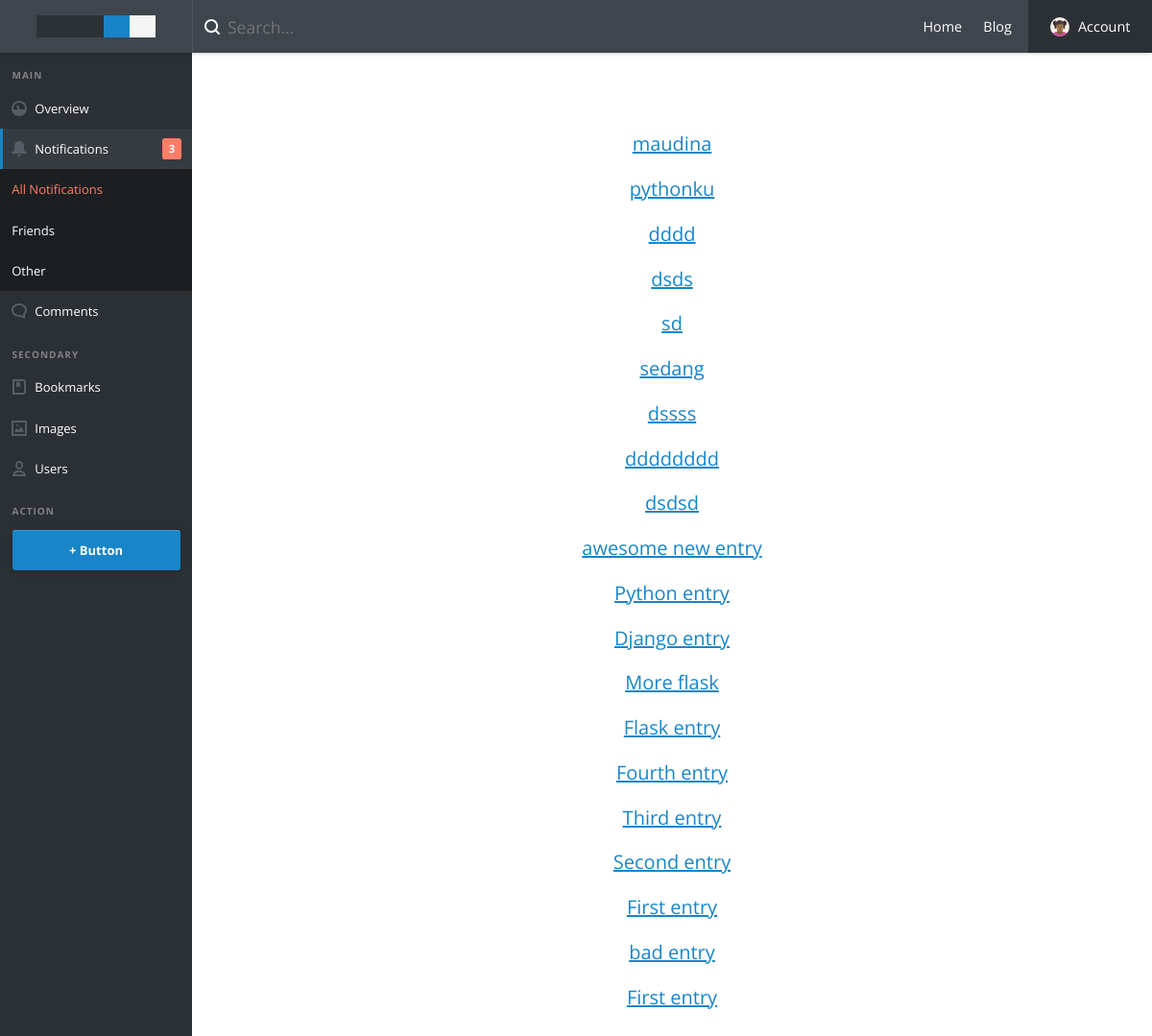
/entries/, run on an earlier commit of the app's database.
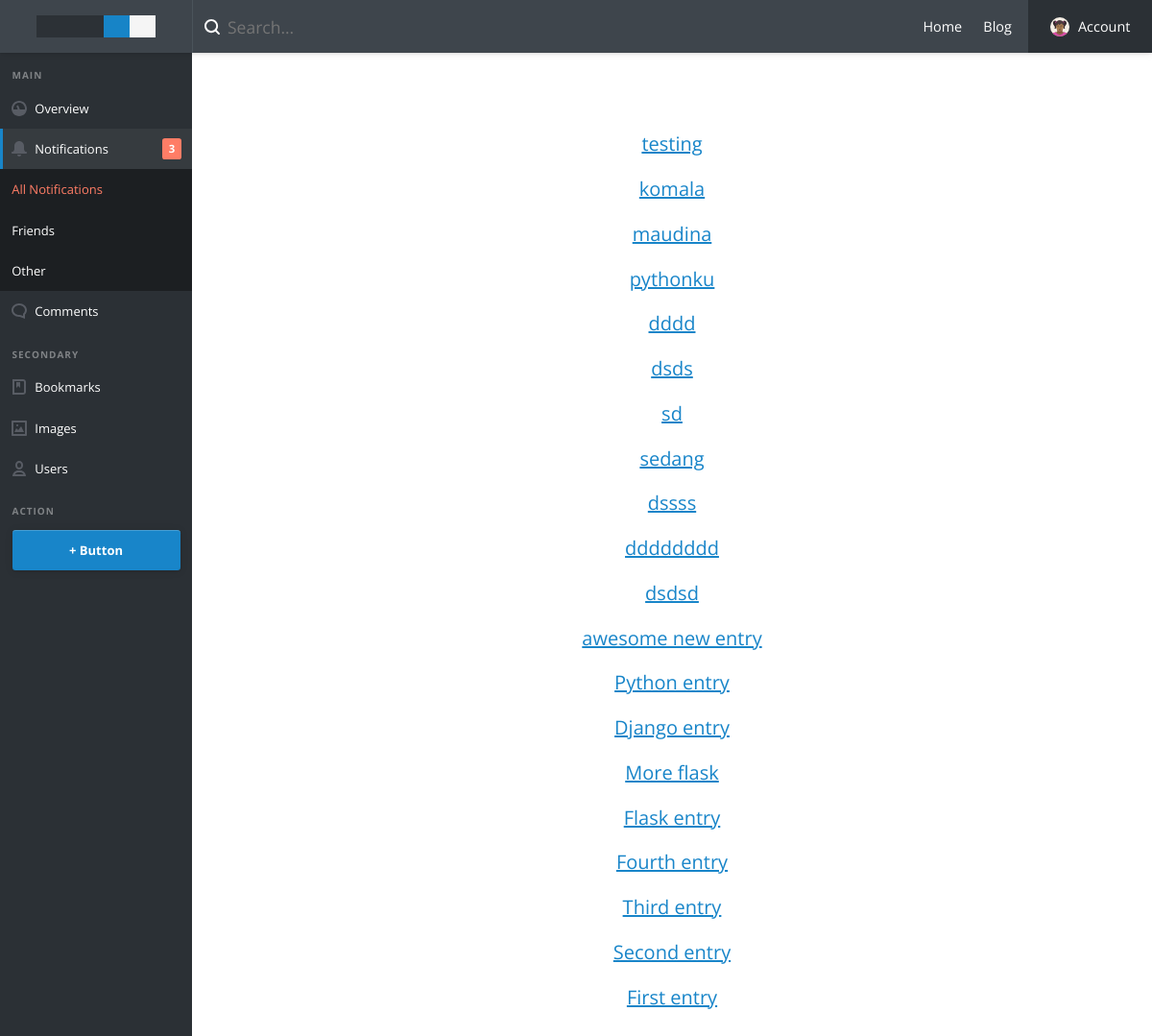
And on a later commit of the database.
### models.py (models this page shows, shortened)
class Entry(db.Model):
    STATUS_PUBLIC = 0
    STATUS_DRAFT = 1
    STATUS_DELETED = 2
    id = db.Column(db.Integer, primary_key=True)
    title = db.Column(db.String(40))
    slug = db.Column(db.String(50), unique=True)
    body = db.Column(db.Text)
    status = db.Column(db.SmallInteger, default=STATUS_PUBLIC)
    created_timestamp = db.Column(db.DateTime, default=datetime.datetime.now)
    modified_timestamp = db.Column(
        db.DateTime,
        default=datetime.datetime.now,
        onupdate=datetime.datetime.now)
    tags = db.relationship('Tag', secondary=entry_tags,
                           backref=db.backref('entries', lazy='dynamic'))

### entries/blueprint.py (the view)
@entries.route('/')
def index():
    entries = Entry.query.order_by(Entry.created_timestamp.desc())
    return entry_list('entries/index.jinja', entries)

### entries/blueprint.py (called while the page is built)
def entry_list(template, query, **context):
    valid_statuses = (Entry.STATUS_PUBLIC, Entry.STATUS_DRAFT)
    query = query.filter(Entry.status.in_(valid_statuses))
    if request.args.get('q'):
        search = request.args['q']
        query = query.filter(
            (Entry.body.contains(search)) |
            (Entry.title.contains(search)))
    return object_list(template, query, **context)

### helpers.py (called while the page is built)
def object_list(template_name, query, paginate_by=20, **context):
    page = request.args.get('page')
    if page and page.isdigit():
        page = int(page)
    else:
        page = 1
    object_list = query.paginate(page, paginate_by)
    return render_template(template_name, object_list=object_list, **context)

### entries/templates/entries/index.jinja (shortened to what this page needs)
{% extends "layout.html" %}
{% block body %}
  {% include "includes/list.jinja" %}
{% endblock %}

### templates/layout.html (shortened to what this page needs)
<!doctype html>
<html lang="en">
<head>
  <link rel="stylesheet" href="{{url_for('static', filename='css/main.css')}}">
</head>
<body>
  <header class="cd-main-header js-cd-main-header">
    <div class="cd-logo-wrapper">
      <a href="" class="cd-logo"><img src="{{url_for('static', filename='img/cd-logo.svg')}}" alt="Logo"></a>
    </div>
    <div class="cd-search js-cd-search">
      <form>
        <input class="reset" name="q" type="search" placeholder="Search..." value="{{ request.args.get('q', '') }}">
      </form>
    </div>
    <ul class="cd-nav__list js-cd-nav__list">
      <li class="cd-nav__item"><a href="{{url_for('home')}}">Home</a></li>
      <li class="cd-nav__item"><a href="{{url_for('entries.index')}}">Blog</a></li>
      <li class="cd-nav__item cd-nav__item--has-children cd-nav__item--account js-cd-item--has-children">
        <a href="">
          <img src="{{url_for('static', filename='img/cd-avatar.svg')}}" alt="avatar">
          <span>Account</span>
        </a>
      </li>
    </ul>
  </header>
  <main class="cd-main-content">
    <nav class="cd-side-nav js-cd-side-nav">
      <ul class="cd-side__list js-cd-side__list">
        <li class="cd-side__label"><span>Main</span></li>
        <li class="cd-side__item cd-side__item--has-children cd-side__item--overview js-cd-item--has-children">
          <a href="#0">Overview</a>
        </li>
        <li class="cd-side__item cd-side__item--has-children cd-side__item--notifications cd-side__item--selected js-cd-item--has-children">
          <a href="#0">Notifications<span class="cd-count">3</span></a>
          <ul class="cd-side__sub-list">
            <li class="cd-side__sub-item"><a aria-current="page" href="#0">All Notifications</a></li>
            <li class="cd-side__sub-item"><a href="#0">Friends</a></li>
            <li class="cd-side__sub-item"><a href="#0">Other</a></li>
          </ul>
        </li>
        <li class="cd-side__item cd-side__item--has-children cd-side__item--comments js-cd-item--has-children">
          <a href="#0">Comments</a>
        </li>
      </ul>
      <ul class="cd-side__list js-cd-side__list">
        <li class="cd-side__label"><span>Secondary</span></li>
        <li class="cd-side__item cd-side__item--has-children cd-side__item--bookmarks js-cd-item--has-children">
          <a href="#0">Bookmarks</a>
        </li>
        <li class="cd-side__item cd-side__item--has-children cd-side__item--images js-cd-item--has-children">
          <a href="#0">Images</a>
        </li>
        <li class="cd-side__item cd-side__item--has-children cd-side__item--users js-cd-item--has-children">
          <a href="#0">Users</a>
        </li>
      </ul>
      <ul class="cd-side__list js-cd-side__list">
        <li class="cd-side__label"><span>Action</span></li>
        <li class="cd-side__btn"><button class="reset" href="#0">+ Button</button></li>
      </ul>
    </nav>
    {% block body %}{% endblock %}
  </main>
</body>
</html>

### entries/templates/includes/list.jinja
{% block body %}
<div class="cd-content-wrapper">
<div class="text-component text-center">
  {% for entry in object_list.items %}
    <p><a href="{{ url_for('entries.index', slug=entry.slug) }}">{{ entry.title }}</a></p>
    {% endfor %}
</div></div>
{% endblock %}

What changed in the data, as far as the page shows it:
no longer on this page (row unchanged): Entry: title "bad entry"
no longer on this page (row unchanged): Entry: title "First entry"
added Entry: title "testing"
added Entry: title "komala"
